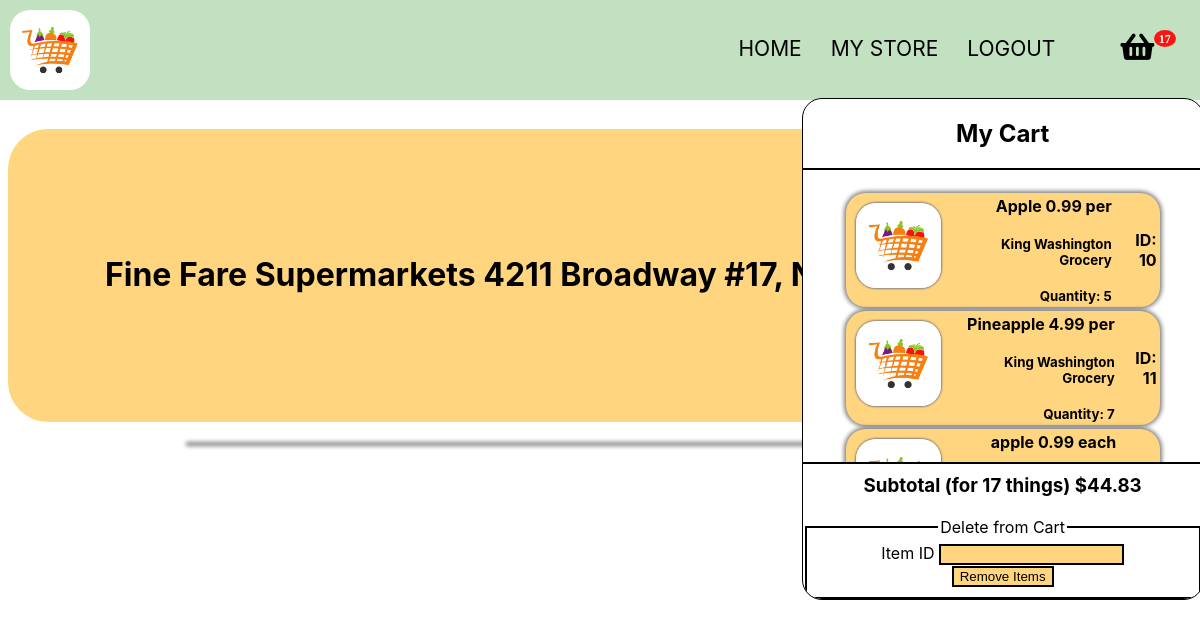
The page /store/Fine Fare Supermarkets (signed in) on the database its author committed.
### app.py (models this page shows)
class CartItems(db.Model):
    __tablename__ = 'cart'
    itemid = db.Column(db.Integer, primary_key = True)
    itemname = db.Column(db.String(20), nullable = False)
    quantity = db.Column(db.Integer, nullable = False)
    unit = db.Column(db.String(10), nullable = False)
    price = db.Column(db.Float, nullable = False)
    seller = db.Column(db.String(100), nullable = False)
    userid = db.Column(db.Integer, db.ForeignKey("user.id"))

class Store(db.Model):
    __tablename__ = 'store'
    storeid = db.Column(db.Integer, primary_key = True)
    storename = db.Column(db.String(50), nullable = True)
    storeaddress = db.Column(db.String(100), nullable = True)
    storelat = db.Column(db.Float, nullable = True)
    storelong = db.Column(db.Float, nullable = True)
    storeowner = db.Column(db.String(20), nullable = True)
    cart = db.relationship("Inventory")
    userid = db.Column(db.Integer, db.ForeignKey("user.id"))

### app.py (the view, shortened to what this page needs)
@app.route('/store/<storename>', methods=['GET', 'POST'])
def storename(storename):
    deletefromcart = DeleteFromInventory()
    form = AddToCart()
    query = Inventory.query.filter_by(storeid = Store.query.filter_by(storename = storename).first().storeid).all()
    store = Store.query.filter_by(storename = storename).first()
    user = User.query.filter_by(id = current_user.id).first()
    userscart = CartItems.query.filter_by(userid = user.id).all()
    subtotal = 0
    itemamount = 0
    for thing in userscart:
        itemamount += thing.quantity
        subtotal += thing.price * thing.quantity
    if deletefromcart.validate_on_submit():
        print('touched')
        item = CartItems.query.filter_by(itemid = deletefromcart.itemid.data).first()
        db.session.delete(item)
        db.session.commit()
        return redirect('/store/' + storename)
    return render_template('shop.html', shopinventory = query, store = store, form = form, cart = userscart, subtotal = subtotal, itemamount = itemamount, deleteform = deletefromcart)

### forms.py
class DeleteFromInventory(FlaskForm):
    itemid = IntegerField("Item ID", validators=[DataRequired()])
    submit = SubmitField("Remove Items")

class AddToCart(FlaskForm):
    amount = IntegerField('amount', validators=[DataRequired()])
    itemid = IntegerField('itemid ', validators=[DataRequired()])
    submit = SubmitField("Add To Cart")

### app.py (called while the page is built)
@login_manager.user_loader
def load_user(user_id):
    return User.query.get(int(user_id))

### templates/shop.html (shortened to what this page needs)
<!DOCTYPE HTML>
<html>
	<head>
		<link href="https://use.fontawesome.com/releases/v5.0.1/css/all.css" rel="stylesheet">
	</head>
	<body class="is-preload">
        <br>
		<br>
		<br>
		<br>
		<br>
		<div class="container">
			<img class = 'logo' src="{{ url_for('static', filename = 'images/grocerylogo.jpeg') }}">
			<nav>
				<ul id = 'subpages'>
					<li><a href="/main">HOME</a></li>
					<li><a href="/mystore/{{current_user.name}}">MY STORE</a></li>
					<li id="logout"><a href="/logout">LOGOUT</a></li>
                    <div id="container" style="display:inline-block; position: absolute; height: 100%;">
						<ul>
							<li id="li1"> <i class="fa badge fa-lg" style='font-size:30px'value={{itemamount}}>&#xf291; </i>
								<div class="popupMenu">
									<div class = "upperdiv">
										<h1 style="text-align: center; border-bottom: 2px solid black; padding-bottom: 20px;"> My Cart</h1>
										<table class = "carttable">
											{% for thing in cart %}
												<tr>
													<td>
														<div class = 'itemdiv'>
															<img src="{{ url_for('static', filename = 'images/grocerylogo.jpeg') }}" class="itemimage">
															<table class="carttdtable">
																<tr class="carttr">
																	<td class="carttd">
																	<h4 class = "iteminfo" style = "margin: 0px;"> {{thing.itemname}} {{thing.price}} {{thing.unit}}</h4> <br> <h5 class = "iteminfo" style = "margin: 0px;"> {{thing.seller}} </h5> <br> <h5 class = "iteminfo" style = "margin: 0px;"> Quantity: {{thing.quantity}} </h5> </td>
																	</td>
																	<td> <h4> ID: {{thing.itemid}}</h5></td>
																</tr>
															</table>
														</div>
											{% endfor %}
									</div>
									<div class="lowerdiv">
										<h3 class="lowerh3"> Subtotal (for {{itemamount}} things) ${{"%.2f"|format(subtotal)}} </h3>
                                        <br>
                                        <form method="post" action="">
											<fieldset>
												<legend class = "cartlegend">Delete from Cart</legend>
												<div>
													{{ deleteform.itemid.label(class = "form-control-label") }}
													{{ deleteform.itemid(class = "form-control form-control-lg") }}
												</div>
												<div class = 'fieldbutton'>
													{{ deleteform.submit(class = "btn btn-outline-info") }}
												</div>
											</fieldset>
										</form>
									</div>
		<h1 class = 'title'> {{store.storename}} {{store.storeaddress}} </h1>
	</body>
</html>

### templates/shop.html (style rules this page uses)
.lowerh3 { margin-top: 10px; margin-bottom: 0px; }
.upperdiv { height: 73%; overflow: scroll; }
.lowerdiv { border-top: 2px solid black; position: absolute; bottom: 0px; text-align: center; width: 100%; }
.carttable { margin: 0 auto; width: 80%; }
.itemimage { height: 90px; width: 90px; float: left; border-radius: 20px; margin-right: 10px; }
#logout { margin-right: 10vh; }
#container { right: -80px; top: 16px; margin-right: 5vh; }
.popupMenu { width: 400px; height: 500px; border: 1px solid black; position: absolute; top: 62px; right: -20px; background-color: white; border-radius: 20px; overflow: scroll; }
ul li { position: relative }
.badge:after { content:attr(value); font-size:12px; color: #fff; background: red; border-radius:50%; padding: 2px 5px; position:relative; left:-8px; top:-15px; opacity:0.9; }
.cartlegend { text-align: center; }
.fieldbutton { text-align: center; }
.title { padding: 50px; background-color: green; height: 20vh; line-height: 20vh; text-align: center; background-color: rgb(255, 213, 128); border-radius: 40px; }
.itemimage { float: left; height: 85px; width: auto; margin: 10px; border-radius: 20px; box-shadow: 0 0 2px 1px gray; }
.iteminfo { margin:0 auto; }
.itemdiv { height: 20%; width: 60%; left: 20%; background-color: rgb(255, 213, 128); margin:0 auto; border-radius: 20px; min-width: 100%; box-shadow: 0 0 4px 2px gray; }
input { background-color: rgb(255, 213, 128); border: 2px solid black; }
td { margin-bottom: 50px; }
fieldset { border: 2px solid black; }
html { height: 100%; width: 100%; }
body { height: 100%; width: 100%; font-family: Eina, -apple-system, BlinkMacSystemFont, "Segoe UI", Roboto, Helvetica, Arial, sans-serif; }
a { text-decoration: none; }
.logo { float: left; height: 80px; width: auto; margin: 10px; border-radius: 20px; }
body { height: 100%; width: 100%; }
nav ul { float: right; list-style: none; text-align: right; padding-top: 20px; margin-left: 0px; margin-right: 5vh; }
.container { background-color:rgb(193, 225, 193); position: fixed; width: 100%; top: 0px; left: 0px; }
.container::after { content: ''; display: table; clear: both; }
nav li { float: left; margin-left: 3vh; }
nav a { text-decoration: none; color: black; font-size: 21px; }

### rows shown on the page
CartItems: itemname "Apple", price "0.99", unit "per", seller "King Washington Grocery", quantity "5", itemid "10"
CartItems: itemname "Pineapple", price "4.99", unit "per", seller "King Washington Grocery", quantity "7", itemid "11"
CartItems: itemname "apple", price "0.99", unit "each"
Store: storename "Fine Fare Supermarkets", storeaddress "4211 Broadway #17, New York, NY 10033"

### other values the page prints
{{ itemamount }} "17"
{{ "%.2f"|format(subtotal) }} "44.83"
{{ deleteform.itemid.label(class = "form-control-label") }} "Item ID"
